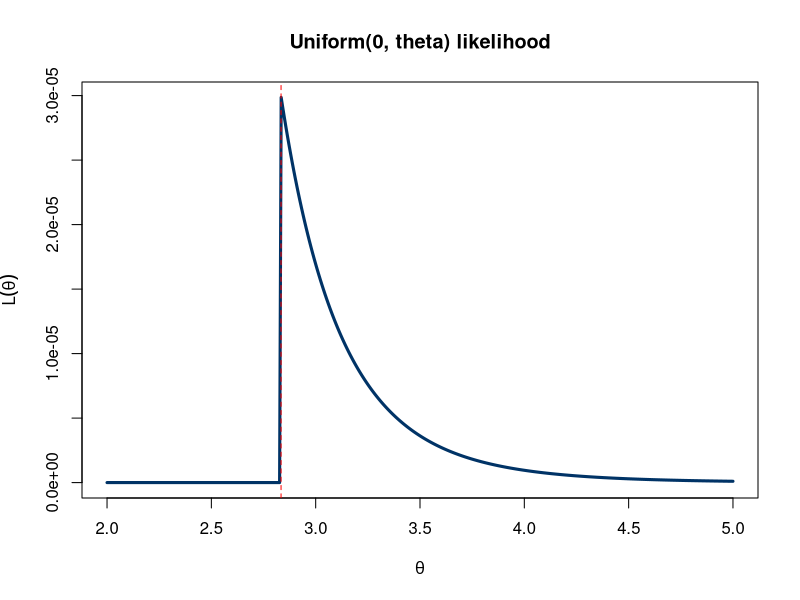
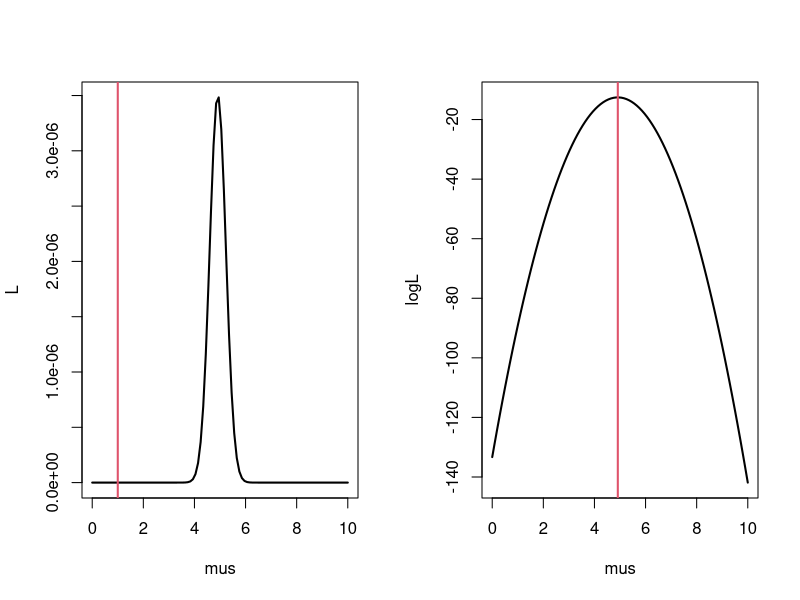
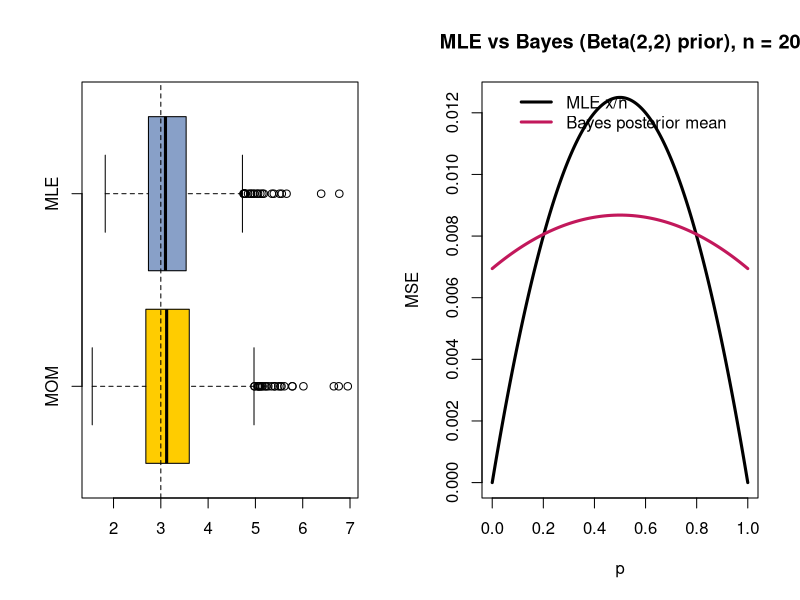

The R source for these figures, in order:
## ---- chunk 1
#| label: setup
#| include: false
#| eval: true
library(knitr)
library(ggplot2)
knitr::opts_chunk$set(
    fig.asp = 0.618,
    fig.align = "center",
    out.width = "100%",
    fig.retina = 3,
    fig.path = "./images/05-estimation/",
    message = FALSE,
    warning = FALSE,
    global.par = TRUE
)
options(
  htmltools.dir.version = FALSE,
  dplyr.print_min = 6, 
  dplyr.print_max = 6,
  tibble.width = 80,
  width = 80,
  digits = 4
  )
hook_output <- knitr::knit_hooks$get("output")
knitr::knit_hooks$set(output = function(x, options) {
  lines <- options$output.lines
  if (is.null(lines)) {
    return(hook_output(x, options))  # pass to default hook
  }
  x <- unlist(strsplit(x, "\n"))
  more <- "..."
  if (length(lines)==1) {        # first n lines
    if (length(x) > lines) {
      # truncate the output, but add ....
      x <- c(head(x, lines), more)
    }
  } else {
    x <- c(more, x[lines], more)
  }
  # paste these lines together
  x <- paste(c(x, ""), collapse = "\n")
  hook_output(x, options)
})
ggplot2::theme_set(ggplot2::theme_bw(base_size = 16))
## ---- chunk 2
set.seed(4750); x <- rgamma(200, shape = 3, rate = 2)
m1 <- mean(x); s2u <- mean(x^2) - m1^2
c(r_mom = m1^2 / s2u, lambda_mom = m1 / s2u)
## ---- chunk 3
set.seed(4750); x <- rnorm(2000, mean = 5)
c(likelihood = prod(dnorm(x, 5)), loglik = sum(dnorm(x, 5, log = TRUE)))
## ---- chunk 4
#| fig-asp: 0.33
set.seed(1); u <- runif(10, 0, 3)
th <- seq(2, 5, length = 400)
plot(th, ifelse(th >= max(u), th^-10, 0), type = "l", lwd = 3, col = "#003366",
     xlab = expression(theta), ylab = expression(L(theta)), main = "Uniform(0, theta) likelihood")
abline(v = max(u), lty = 2, col = "red")
## ---- chunk 5
#| fig-asp: 0.38
set.seed(4750)
n <- 10; mus <- seq(0, 10, length = 100); mu <- 5; x <- rnorm(n, mean = mu)
Like    <- function(mu, data = x) prod(dnorm(data, mean = mu))
logLike <- function(mu, data = x) sum(dnorm(data, mean = mu, log = TRUE))
max.L    <- optim(1, Like,    data = x, method = "BFGS", control = list(fnscale = -1))
max.logL <- optim(1, logLike, data = x, method = "BFGS", control = list(fnscale = -1))
L <- sapply(mus, Like); logL <- sapply(mus, logLike)
par(mfrow = c(1, 2))
plot(mus, L, type = "l", lwd = 2); abline(v = max.L$par, col = 2, lwd = 2)
plot(mus, logL, type = "l", lwd = 2); abline(v = max.logL$par, col = 2, lwd = 2)
c(optim_L = max.L$par, optim_logL = max.logL$par, xbar = mean(x))
## ---- chunk 6
set.seed(4750); x <- rgamma(200, shape = 3, rate = 2)
nll <- function(th) -sum(dgamma(x, shape = th[1], rate = th[2], log = TRUE))
mom <- c(mean(x)^2 / var(x), mean(x) / var(x))
fit <- optim(mom, nll, method = "L-BFGS-B", lower = c(1e-6, 1e-6), hessian = TRUE)
rbind(MOM = mom, MLE = fit$par, SE = sqrt(diag(solve(fit$hessian))))
## ---- chunk 7
#| fig-asp: 0.36
set.seed(4750)
est <- t(replicate(1000, {
  x <- rgamma(50, shape = 3, rate = 2)
  mom <- mean(x)^2 / var(x)
  mle <- optim(c(mom, mean(x) / var(x)), function(th) -sum(dgamma(x, th[1], th[2], log = TRUE)),
               method = "L-BFGS-B", lower = c(1e-6, 1e-6))$par[1]
  c(MOM = mom, MLE = mle)
}))
rbind(bias = colMeans(est) - 3, sd = apply(est, 2, sd), MSE = colMeans((est - 3)^2))
boxplot(est, horizontal = TRUE, col = c("#FFCC00", "#88A0C8")); abline(v = 3, lty = 2)
## ---- chunk 8
n <- 20; x <- 14; a <- 2; b <- 2
post_mean_numeric <- integrate(function(p) p * dbeta(p, a + x, b + n - x), 0, 1)$value
c(numeric = post_mean_numeric, formula = n / (a + b + n) * x / n + (a + b) / (a + b + n) * a / (a + b))
## ---- chunk 9
#| fig-asp: 0.36
p <- seq(0, 1, length = 200); n <- 20; a <- b <- 2; w <- n / (a + b + n)
mse_mle <- p * (1 - p) / n
mse_bayes <- w^2 * p * (1 - p) / n + ((1 - w) * (a / (a + b) - p))^2
matplot(p, cbind(mse_mle, mse_bayes), type = "l", lty = 1, lwd = 3, col = c("black", "#C2185B"),
        ylab = "MSE", main = "MLE vs Bayes (Beta(2,2) prior), n = 20")
legend("top", c("MLE x/n", "Bayes posterior mean"), col = c("black", "#C2185B"), lwd = 3, bty = "n")
